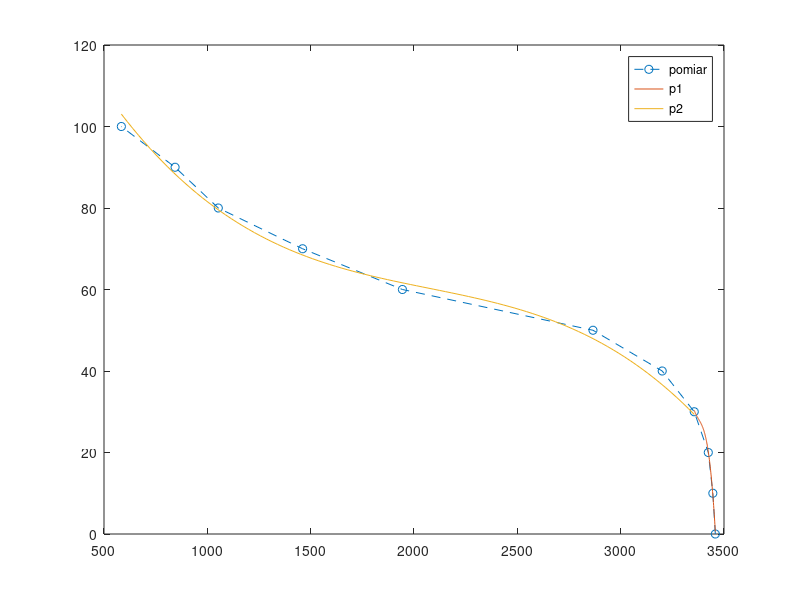

This chart was generated by the following MATLAB code:

n = 11;
xl = [3458 3446 3424 3356 3201 2866 1944 1461 1053 844 584];
xr = [3408 3403 3355 3195 1792 740  515  343  242  140 111];
n_div_l = 4;
n_div_r = 4;
x = xl;
n_div = n_div_l;
y = 0:10:(n-1)*10;

plot(x,y,'o--');
hold on

xx1 = linspace(x(1),x(n_div),20);
yy1 = spline(x,y,xx1);
p1 = polyfit(xx1,yy1,3)

xx2 = linspace(x(n_div-1),x(n),20);
yy2 = spline(x,y,xx2);
p2 = polyfit(xx2,yy2,3)

xx1 = linspace(x(1),x(n_div));
xx2 = linspace(x(n_div),x(n));

plot(xx1,polyval(p1,xx1),xx2,polyval(p2,xx2));
legend('pomiar','p1', 'p2')

